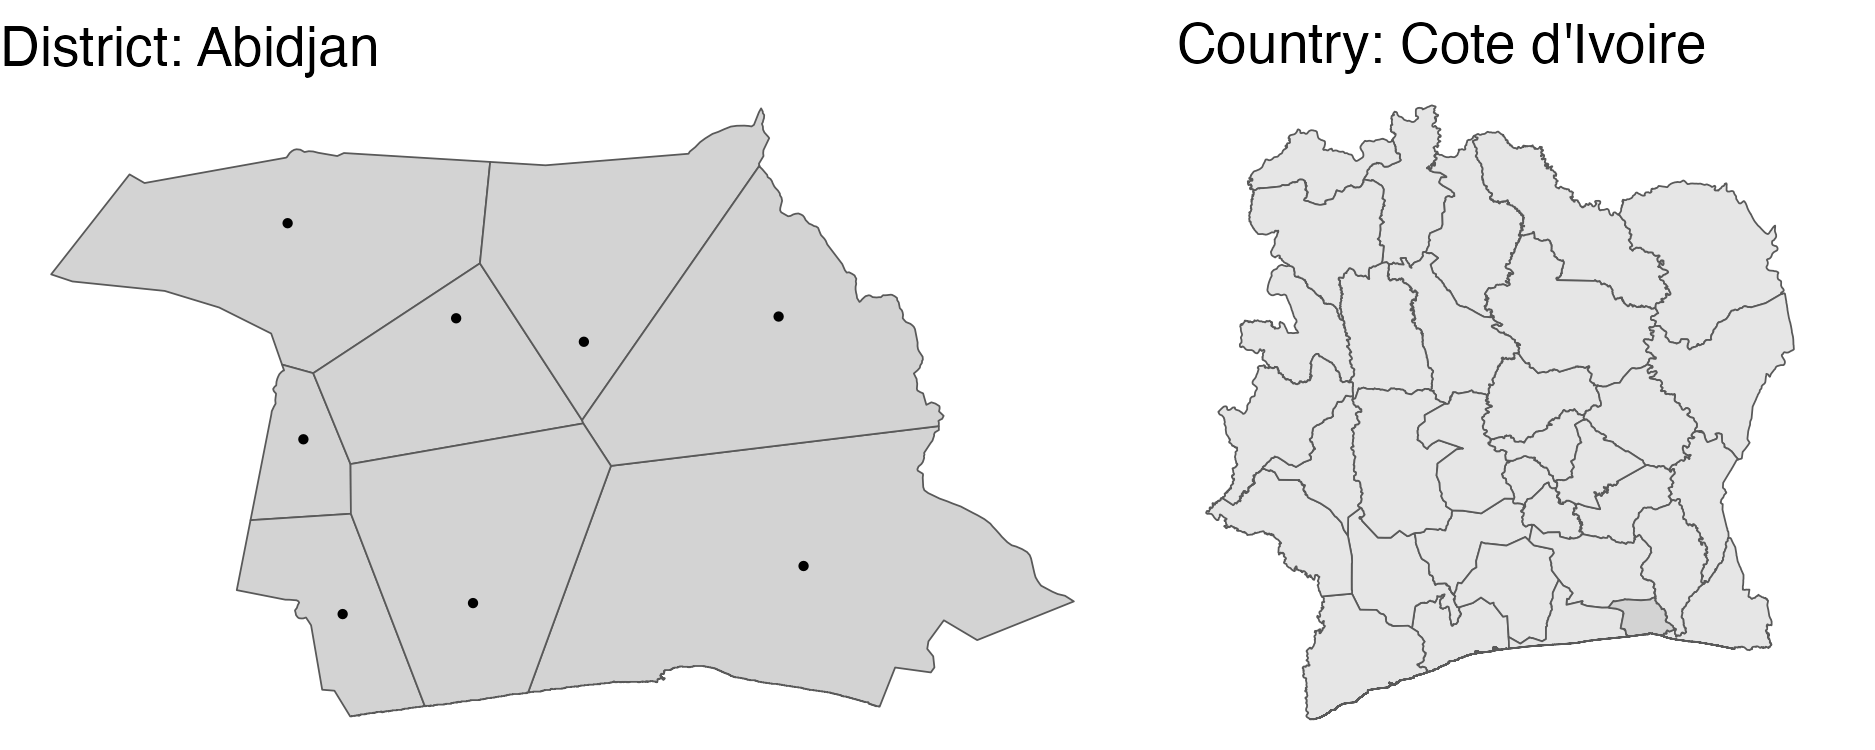

Reproduce this figure in R.
set.seed(1)

sf_lightgrey <- "#E6E6E6"
lightgrey <- "#D3D3D3"

indicator <- c(1, rep(0, 32))

plotA <- ggplot() +
  geom_sf(data = ci, aes(fill = as.factor(indicator))) +
  labs(x = "", y = "", title = "Country: Cote d'Ivoire", fill = "") +
  scale_fill_manual(values = c(sf_lightgrey, lightgrey)) +
  theme_void() +
  theme(legend.position = "none")

abidjan <- ci[1, ]
points <- st_sample(abidjan, size = 8)

v <- points %>%
  st_union() %>%
  st_voronoi()

dat <- st_intersection(st_cast(v), st_union(abidjan))

plotB <- ggplot(dat) +
  geom_sf(fill = lightgrey) +
  stat_sf_coordinates(size = 0.5) +
  labs(x = "", y = "", title = "District: Abidjan") +
  theme_void()

pdf("areal-data.pdf", h = 2.5, w = 6.25)

plot <- cowplot::plot_grid(plotB, plotA, rel_widths = c(1.5, 1), align = "v", ncol = 2)

plot

dev.off()

ggsave(
  "areal-data.png",
  plot,
  h = 2.5, w = 6.25, dpi = 300
)
